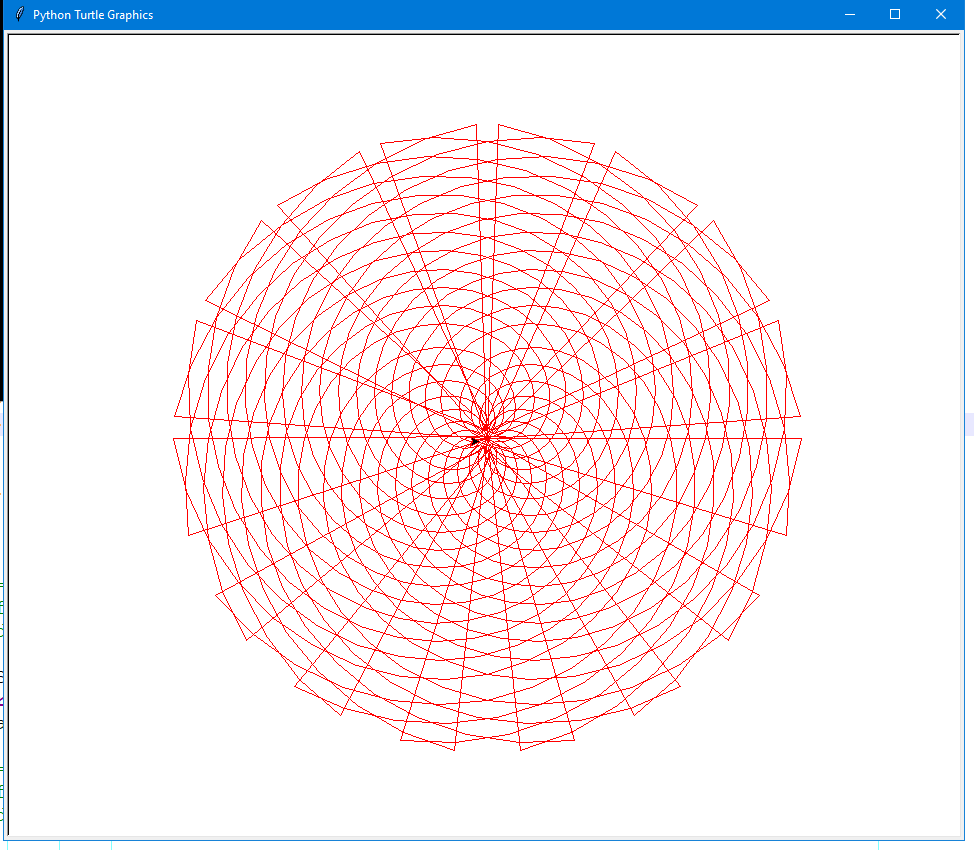

Reproduce this figure in Python.
import turtle
import math

CONV2_RAD = math.pi / 180

class Spider:
    obj_turtle = turtle.Pen()
    
    def __init__(this, radius, step_deg, shape = True):
        this.radius = radius     
        this.step_deg = step_deg  
        this.shape = shape  
                
    def format(self, color, size):
        self.obj_turtle.pencolor(color)
        self.obj_turtle.pensize(size)
        

    def right2left (self, step_outer, direc = -1):
        if (self.shape):
            intFrom = 360
            intTo = 0
            intStep = -10
        else:
            intFrom = 0
            intTo = 360
            intStep = 10
            
        for ang_deg in range (intFrom, intTo, intStep):
                
            ang = ang_deg  * CONV2_RAD

            arm_base = ang * self.radius
            ang_extar = ang_deg + (self.step_deg * step_outer) 

            x_abs = direc * arm_base * math.cos(ang_extar * CONV2_RAD) 
            y_abs =  arm_base * math.sin(ang_extar * CONV2_RAD) 
                 
            self.obj_turtle.goto(x_abs, y_abs)
    
    def draw(self):
      
        NUM = (int) (360/ self.step_deg)
    
        for step_outer in range (NUM):
            self.obj_turtle.penup()
            self.obj_turtle.goto(0, 0)
            self.obj_turtle.pendown()
  
            # for ang_deg in range (intFrom, intTo, intStep):
            self.right2left (step_outer, 1)
            self.right2left (step_outer, -1)
    
# ------

# objShape = Spider(50, 20, True)
# objShape.format("yellow", 8)
# objShape.draw()

objShape = Spider(50, 22, True)
objShape.format("red", 1)
objShape.draw()

# objShape = Spider(30, 20, False)
# objShape.format("red", 1)
# objShape.draw()

input("Wait ...")                
